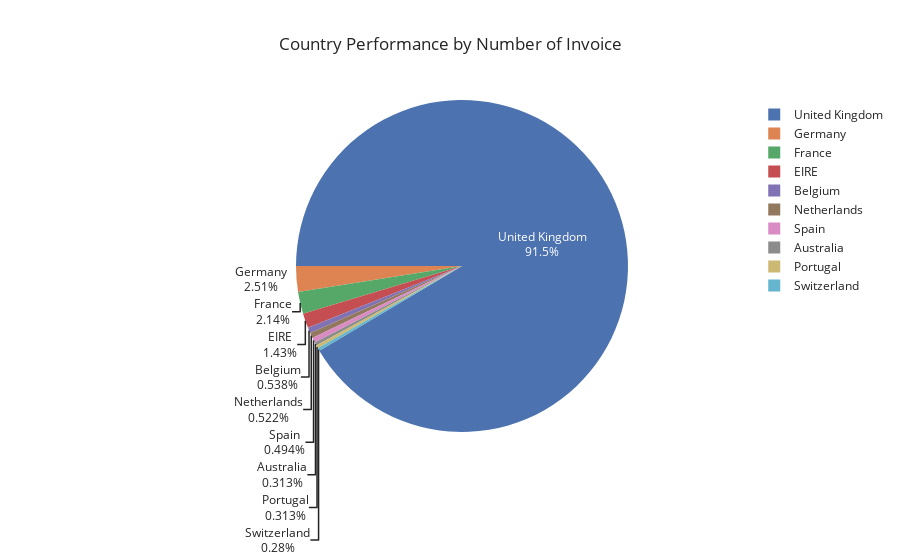

The notebook cell saved with this chart:
### Code cell
#Import plotly.express libraries for visualization
import plotly.express as px

# total bookings per market segment (incl. canceled)
segments=top_10_transaction

# pie plot
fig = px.pie(segments,
             values=top_10_transaction['InvoiceNo'],
             names=top_10_transaction.index,
             title="Country Performance by Number of Invoice",
             template="seaborn")
fig.update_traces(rotation=-90, textinfo="percent+label")
fig.show()

### Figure 1 — Plotly figure (JSON) as saved in the notebook; plotly's stock layout.template omitted (floating-point values rounded to 4 significant figures)
{"data": [{"domain": {"x": [0, 1], "y": [0, 1]}, "hovertemplate": "label=%{label}<br>InvoiceNo=%{value}<extra></extra>", "labels": ["United Kingdom", "Germany", "France", "EIRE", "Belgium", "Netherlands", "Spain", "Australia", "Portugal", "Switzerland"], "legendgroup": "", "name": "", "rotation": -90, "showlegend": true, "textinfo": "percent+label", "type": "pie", "values": [16649, 457, 389, 260, 98, 95, 90, 57, 57, 51]}], "layout": {"legend": {"tracegroupgap": 0}, "title": {"text": "Country Performance by Number of Invoice"}}}
